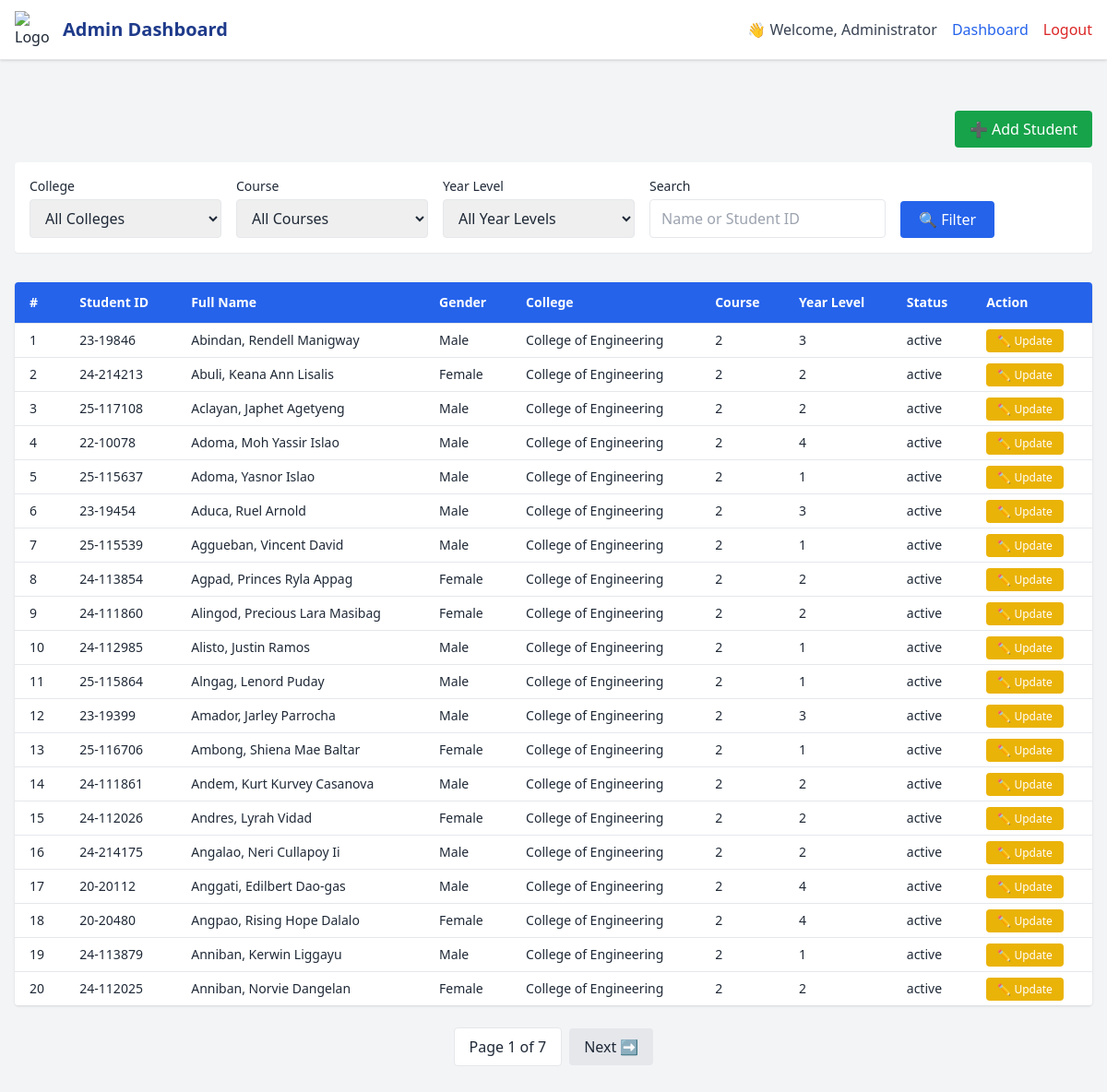
The page /students.php?success=1 on the database its author committed.
### tables this page shows
CREATE TABLE `students` (
  `id` int(11) NOT NULL,
  `student_id` varchar(20) DEFAULT NULL,
  `name` varchar(100) DEFAULT NULL,
  `password` varchar(255) DEFAULT NULL,
  `college_id` int(11) DEFAULT NULL,
  `first_name` varchar(50) NOT NULL,
  `middle_name` varchar(50) DEFAULT NULL,
  `last_name` varchar(50) NOT NULL,
  `ext` varchar(10) DEFAULT NULL,
  `gender` enum('Male','Female','Other') NOT NULL,
  `course_year_section` varchar(100) DEFAULT NULL,
  `year_level` int(11) DEFAULT NULL,
  `status` enum('active','inactive') DEFAULT 'active',
  `course` varchar(500) DEFAULT NULL,
  `section` varchar(10) DEFAULT NULL
);

CREATE TABLE `colleges` (
  `id` int(11) NOT NULL,
  `name` varchar(100) NOT NULL
);

### students.php (the view, shortened to what this page needs)
<?php
$conn = new mysqli("localhost", "root", "", "voting_system");
$adminName = $_SESSION['admin_name'] ?? 'Administrator';
$search = trim($_GET['search'] ?? '');
$perPage = 20;
$page = isset($_GET['page']) && is_numeric($_GET['page']) ? max((int)$_GET['page'], 1) : 1;
$offset = ($page - 1) * $perPage;
$where = "WHERE 1";
$params = [];
$types = "";
$countQuery = "
    SELECT COUNT(*) as total
    FROM students s
    LEFT JOIN colleges c ON s.college_id = c.id
    LEFT JOIN courses cr ON s.course = cr.id
    $where
";
$countStmt = $conn->prepare($countQuery);
$countStmt->execute();
$countResult = $countStmt->get_result();
$totalRows = $countResult->fetch_assoc()['total'];
$totalPages = ceil($totalRows / $perPage);
$query = "
    SELECT s.id, s.student_id, s.first_name, s.middle_name, s.last_name, s.ext,
           s.gender, s.status, c.name AS college_name, course AS course_name, year_level
    FROM students s
    LEFT JOIN colleges c ON s.college_id = c.id
    LEFT JOIN courses cr ON s.course = cr.id
    $where
    ORDER BY s.last_name ASC
    LIMIT ? OFFSET ?
";
$params[] = $perPage;
$params[] = $offset;
$types .= "ii";
$stmt = $conn->prepare($query);
$stmt->bind_param($types, ...$params);
$stmt->execute();
$result = $stmt->get_result();
$students = $result->fetch_all(MYSQLI_ASSOC);
?>
<!DOCTYPE html>
<html lang="en">
<head>
  <script src="https://cdn.tailwindcss.com"></script>
</head>
<body class="bg-gray-100 text-gray-800">
<header class="bg-white border-b shadow fixed top-0 left-0 w-full z-50">
  <div class="max-w-7xl mx-auto px-4 h-16 flex justify-between items-center">
    <div class="flex items-center space-x-3">
      <img src="https://cdn-icons-png.flaticon.com/512/201/201818.png" class="w-10 h-10" alt="Logo">
      <h1 class="text-xl font-bold text-blue-900">Admin Dashboard</h1>
    </div>
    <div class="flex items-center space-x-4">
      <span class="text-gray-700 font-medium">👋 Welcome, <?= htmlspecialchars($adminName) ?></span>
      <a href="dashboard.php" class="text-blue-600 hover:underline">Dashboard</a>
      <a href="logout.php" class="text-red-600 hover:underline">Logout</a>
    </div>
  </div>
</header>
<div class="max-w-7xl mx-auto px-4 py-10 mt-[80px]">
  <div class="mb-4 flex justify-end">
    <button onclick="document.getElementById('addStudentModal').classList.remove('hidden')"
            class="bg-green-600 text-white px-4 py-2 rounded hover:bg-green-700">
      ➕ Add Student
    </button>
  </div>
  <form method="GET" class="flex flex-col md:flex-row md:flex-wrap gap-4 mb-8 bg-white p-4 rounded shadow-sm items-end">
    <div class="flex flex-col w-full md:w-52">
      <label class="block text-sm font-medium mb-1">College</label>
      <select name="college" class="border px-3 py-2 rounded w-full">
        <option value="">All Colleges</option>
      </select>
    </div>
    <div class="flex flex-col w-full md:w-52">
      <label class="block text-sm font-medium mb-1">Course</label>
      <select name="course" class="border px-3 py-2 rounded w-full">
        <option value="">All Courses</option>
      </select>
    </div>
    <div class="flex flex-col w-full md:w-52">
      <label class="block text-sm font-medium mb-1">Year Level</label>
      <select name="year_level" class="border px-3 py-2 rounded w-full">
        <option value="">All Year Levels</option>
      </select>
    </div>
    <div class="flex flex-col w-full md:w-64">
      <label class="block text-sm font-medium mb-1">Search</label>
      <input type="text" name="search" value="<?= htmlspecialchars($search) ?>" placeholder="Name or Student ID"
             class="border px-3 py-2 rounded w-full">
    </div>
    <div class="flex justify-end md:justify-start w-full md:w-auto">
      <button type="submit" class="bg-blue-600 text-white px-5 py-2 rounded hover:bg-blue-700 mt-1">
        🔍 Filter
      </button>
    </div>
  </form>
  <?php if (count($students) > 0): ?>
    <div class="overflow-x-auto bg-white shadow rounded">
      <table class="min-w-full border-collapse text-sm">
        <thead class="bg-blue-600 text-white">
          <tr>
            <th class="px-4 py-3 text-left">#</th>
            <th class="px-4 py-3 text-left">Student ID</th>
            <th class="px-4 py-3 text-left">Full Name</th>
            <th class="px-4 py-3 text-left">Gender</th>
            <th class="px-4 py-3 text-left">College</th>
            <th class="px-4 py-3 text-left">Course</th>
            <th class="px-4 py-3 text-left">Year Level</th>
            <th class="px-4 py-3 text-left">Status</th>
            <th class="px-4 py-3 text-left">Action</th>
          </tr>
        </thead>
        <tbody class="bg-white">
          <?php foreach ($students as $index => $s): ?>
            <tr class="border-t hover:bg-gray-50">
              <td class="px-4 py-2"><?= $offset + $index + 1 ?></td>
              <td class="px-4 py-2"><?= htmlspecialchars($s['student_id']) ?></td>
              <td class="px-4 py-2"><?= htmlspecialchars("{$s['last_name']}, {$s['first_name']} {$s['middle_name']} {$s['ext']}") ?></td>
              <td class="px-4 py-2"><?= htmlspecialchars($s['gender']) ?></td>
              <td class="px-4 py-2"><?= htmlspecialchars($s['college_name']) ?></td>
              <td class="px-4 py-2"><?= htmlspecialchars($s['course_name']) ?></td>
              <td class="px-4 py-2"><?= htmlspecialchars($s['year_level']) ?></td>
              <td class="px-4 py-2"><?= htmlspecialchars($s['status']) ?></td>
              <td class="px-4 py-2">
                <a href="update_student.php?id=<?= urlencode($s['id']) ?>"
                   class="bg-yellow-500 hover:bg-yellow-600 text-white px-3 py-1 rounded text-xs">
                  ✏️ Update
                </a>
              </td>
            </tr>
          <?php endforeach; ?>
        </tbody>
      </table>
    </div>
    <div class="flex justify-center items-center mt-6 space-x-2">
      <span class="px-4 py-2 bg-white border rounded">Page <?= $page ?> of <?= $totalPages ?></span>
      <?php if ($page < $totalPages): ?>
        <a href="?<?= http_build_query(array_merge($_GET, ['page' => $page + 1])) ?>"
           class="px-4 py-2 bg-gray-200 rounded hover:bg-gray-300">Next ➡</a>
      <?php endif; ?>
    </div>
  <?php else: ?>
    <p class="text-gray-600 mt-6 italic">No matching students found.</p>
  <?php endif; ?>
</div>
</body>
</html>

### rows shown on the page
students: index "1", student "23-19846", last_name+first_name+middle_name "Abindan, Rendell Manigway", gender "Male", college.name "College of Engineering", course "2", year_level "3", status "active"
students: index "2", student "24-214213", last_name+first_name+middle_name "Abuli, Keana Ann Lisalis", gender "Female", college.name "College of Engineering", course "2", year_level "2", status "active"
students: index "3", student "25-117108", last_name+first_name+middle_name "Aclayan, Japhet Agetyeng", gender "Male", college.name "College of Engineering", course "2", year_level "2", status "active"
students: index "4", student "22-10078", last_name+first_name+middle_name "Adoma, Moh Yassir Islao", gender "Male", college.name "College of Engineering", course "2", year_level "4", status "active"
students: index "5", student "25-115637", last_name+first_name+middle_name "Adoma, Yasnor Islao", gender "Male", college.name "College of Engineering", course "2", year_level "1", status "active"
students: index "6", student "23-19454", last_name+first_name+middle_name "Aduca, Ruel Arnold", gender "Male", college.name "College of Engineering", course "2", year_level "3", status "active"
students: index "7", student "25-115539", last_name+first_name+middle_name "Aggueban, Vincent David", gender "Male", college.name "College of Engineering", course "2", year_level "1", status "active"
students: index "8", student "24-113854", last_name+first_name+middle_name "Agpad, Princes Ryla Appag", gender "Female", college.name "College of Engineering", course "2", year_level "2", status "active"
students: index "9", student "24-111860", last_name+first_name+middle_name "Alingod, Precious Lara Masibag", gender "Female", college.name "College of Engineering", course "2", year_level "2", status "active"
students: index "10", student "24-112985", last_name+first_name+middle_name "Alisto, Justin Ramos", gender "Male", college.name "College of Engineering", course "2", year_level "1", status "active"
students: index "11", student "25-115864", last_name+first_name+middle_name "Alngag, Lenord Puday", gender "Male", college.name "College of Engineering", course "2", year_level "1", status "active"
students: index "12", student "23-19399", last_name+first_name+middle_name "Amador, Jarley Parrocha", gender "Male", college.name "College of Engineering", course "2", year_level "3", status "active"
students: index "13", student "25-116706", last_name+first_name+middle_name "Ambong, Shiena Mae Baltar", gender "Female", college.name "College of Engineering", course "2", year_level "1", status "active"
students: index "14", student "24-111861", last_name+first_name+middle_name "Andem, Kurt Kurvey Casanova", gender "Male", college.name "College of Engineering", course "2", year_level "2", status "active"
students: index "15", student "24-112026", last_name+first_name+middle_name "Andres, Lyrah Vidad", gender "Female", college.name "College of Engineering", course "2", year_level "2", status "active"
students: index "16", student "24-214175", last_name+first_name+middle_name "Angalao, Neri Cullapoy Ii", gender "Male", college.name "College of Engineering", course "2", year_level "2", status "active"
students: index "17", student "20-20112", last_name+first_name+middle_name "Anggati, Edilbert Dao-gas", gender "Male", college.name "College of Engineering", course "2", year_level "4", status "active"
students: index "18", student "20-20480", last_name+first_name+middle_name "Angpao, Rising Hope Dalalo", gender "Female", college.name "College of Engineering", course "2", year_level "4", status "active"
students: index "19", student "24-113879", last_name+first_name+middle_name "Anniban, Kerwin Liggayu", gender "Male", college.name "College of Engineering", course "2", year_level "1", status "active"
students: index "20", student "24-112025", last_name+first_name+middle_name "Anniban, Norvie Dangelan", gender "Female", college.name "College of Engineering", course "2", year_level "2", status "active"

### other values the page prints
$adminName "Administrator"
$page "1"
$totalPages "7"
